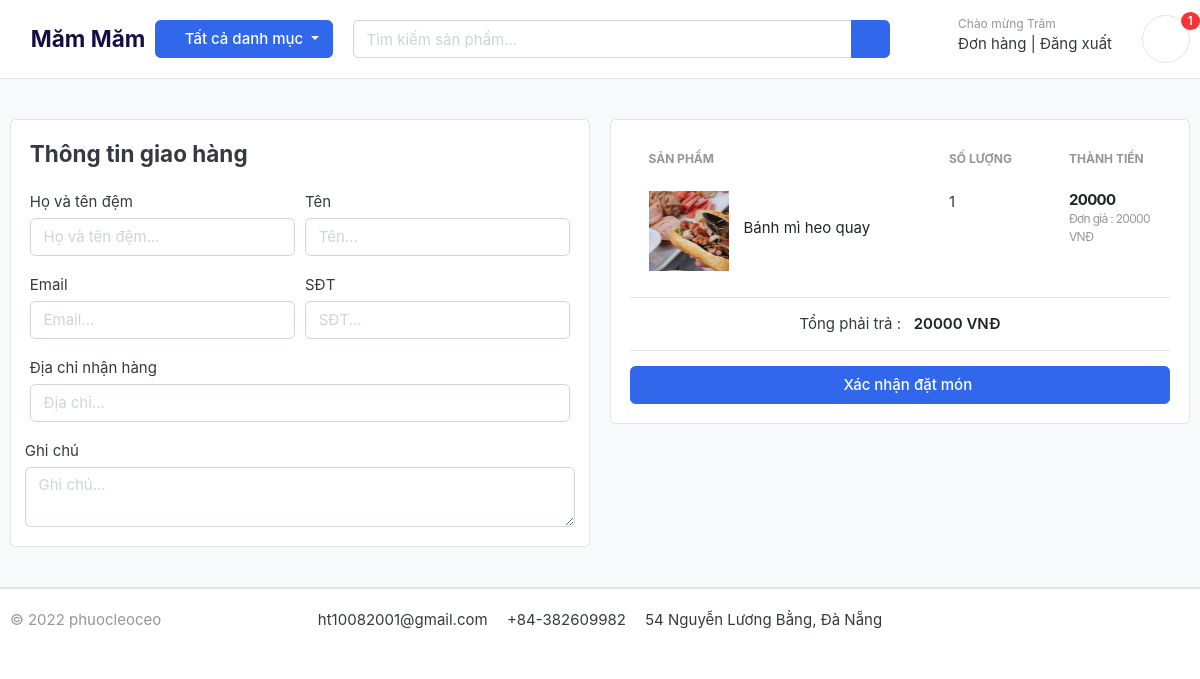
The page /cart/checkout (signed in) on the database its author committed.
### user/models.py (models this page shows, shortened)
class User(AbstractBaseUser):
    username = models.CharField(max_length=50, unique=True)
    email = models.EmailField(max_length=50, unique=True)
    first_name = models.CharField(max_length=50)
    last_name = models.CharField(max_length=50)
    phone_number = models.CharField(max_length=50)
    date_joined = models.DateTimeField(auto_now_add=True)
    last_login = models.DateTimeField(auto_now_add=True)
    is_admin = models.BooleanField(default=False)
    is_staff = models.BooleanField(default=False)
    is_active = models.BooleanField(default=False)
    is_superuser = models.BooleanField(default=False)
    USERNAME_FIELD = "email"
    REQUIRED_FIELDS = ["username", "first_name", "last_name"]
    objects = UserManager()

### cart/models.py (models this page shows, shortened)
class CartItem(models.Model):
    product = models.ForeignKey(Product, on_delete=models.CASCADE)
    cart = models.ForeignKey(Cart, on_delete=models.CASCADE)
    quantity = models.IntegerField()
    is_active = models.BooleanField(default=True)
    user = models.ForeignKey(User, on_delete=models.CASCADE, null=True)
    def cart_total(self):
        return self.product.price * self.quantity

### product/models.py (models this page shows, shortened)
class Product(models.Model):
    name = models.CharField(max_length=100, unique=True)
    slug = models.SlugField(max_length=50, unique=True, allow_unicode=True)
    price = models.IntegerField()
    description = models.TextField(max_length=500, blank=True)
    image = models.ImageField(upload_to='photos/products')
    is_available = models.BooleanField(default=True)
    created_date = models.DateTimeField(auto_now_add=True)
    modified_date = models.DateTimeField(auto_now=True)
    category = models.ForeignKey(Category, on_delete=models.CASCADE)
    class Meta:
        verbose_name = "product"
        verbose_name_plural = "products"
    def get_detail(self):
        return reverse("product_detail", args=[self.slug])

### cart/views.py (the view)
# urls.py: path("checkout", views.checkout, name="checkout")
@login_required(login_url="login")
def checkout(request):
    total = 0
    cart_items = None
    try:
        if request.user.is_authenticated:
            cart_items = CartItem.objects.filter(user=request.user, is_active=True)
        else:
            cart = Cart.objects.get(cart_id=cart_id_from_session(request))
            cart_items = CartItem.objects.filter(cart=cart, is_active=True)
        for ci in cart_items:
            total += ci.cart_total()
    except ObjectDoesNotExist:
        pass
    return render(request=request, template_name="cart/checkout.html",
                  context={"total": total, "cart_items": cart_items, "form": OrderForm()})

### cart/context_processors.py (called while the page is built)
def cart_count(request):
    cart_count_badge = 0
    if "admin" in request.path:
        return {}
    else:
        try:
            cart = Cart.objects.filter(cart_id=cart_id_from_session(request))
            if request.user.is_authenticated:
                cart_items = CartItem.objects.all().filter(user=request.user)
            else:
                cart_items = CartItem.objects.all().filter(cart=cart[:1])
            cart_count_badge = cart_items.count()
        except Cart.DoesNotExist:
            cart_count_badge = 0
    return dict(cart_count_badge=cart_count_badge)

### cart/views.py (called while the page is built)
def cart_id_from_session(request):
    cart_id = request.session.session_key
    if not cart_id:
        cart_id = request.session.create()
    return cart_id

### category/context_processors.py (called while the page is built)
def header_menu_links(request):
    links = Category.objects.all()
    return dict(links=links)

### category/models.py (called while the page is built)
    def get_product(self):
        return reverse("product_by_category", args=[self.slug])

### templates/cart/checkout.html (shortened to what this page needs)
{% extends 'base.html' %}
{% load static %}
{% block content %}
<section class="section-content padding-y bg">
    <div class="container">
        <div class="row">
            <aside class="col-lg-6">
                <div class="card">
                    <div class="card-body">
                        <h4 class="card-title mb-4">Thông tin giao hàng</h4>
                        <form action="{% url 'place_order' %}" method="POST">
                            <div class="form-row">
                                <div class="col form-group">
                                    <label for="">Họ và tên đệm</label>
                                    {{ form.first_name }}
                                </div>
                                <div class="col form-group">
                                    <label for="">Tên</label>
                                    {{ form.last_name }}
                                </div>
                            </div>
                            <div class="form-row">
                                <div class="col form-group">
                                    <label for="">Email</label>
                                    {{ form.email }}
                                </div>
                                <div class="col form-group">
                                    <label for="">SĐT</label>
                                    {{ form.phone_number }}
                                </div>
                            </div>
                            <div class="form-row">
                                <div class="col form-group">
                                    <label for="">Địa chỉ nhận hàng</label>
                                    {{ form.address }}
                                </div>
                            </div>
                            <div class="form-row">
                                <label for="">Ghi chú</label>
                                {{ form.order_note }}
                            </div>
                    </div>
                </div>
            </aside>
            <aside class="col-lg-6">
                <div class="card">
                    <div class="card-body">
                        <table class="table table-borderless table-shopping-cart">
                            <thead class="text-muted">
                                <tr class="small text-uppercase">
                                    <th scope="col">Sản phẩm</th>
                                    <th scope="col" width="120">Số lượng</th>
                                    <th scope="col" width="120">Thành tiền</th>
                                </tr>
                            </thead>
                            <tbody>
                                {% for ci in cart_items %}
                                <tr>
                                    <td>
                                        <figure class="itemside align-items-center">
                                            <div class="aside">
                                                <img src="{{ ci.product.image.url }}" class="img-sm">
                                            </div>
                                            <figcaption class="info">
                                                <a href="{{ ci.product.get_detail }}" class="title text-dark">
                                                    {{ ci.product.name }}
                                                </a>
                                            </figcaption>
                                        </figure>
                                    </td>
                                    <td>
                                        <label for="">{{ci.quantity}}</label>
                                    </td>
                                    <td>
                                        <div class="price-wrap">
                                            <var class="price">{{ ci.cart_total }}</var>
                                            <small class="text-muted">Đơn giả : {{ ci.product.price }} VNĐ</small>
                                        </div>
                                    </td>
                                </tr>
                                {% endfor %}
                            </tbody>
                        </table>
                        <hr>
                        <div style="text-align:center;">
                            <span>Tổng phải trả : </span>
                            <span class="text-right text-dark b">
                                {{ total }} VNĐ
                            </span>
                        </div>
                        <hr>
                        <button type="submit" name="submit" class="btn btn-primary btn-block">
                            <i class="far fa-credit-card"></i> Xác nhận đặt món
                        </button>
                    </div>
                </div>
            </aside>
        </div>
    </div>
</section>
{% endblock %}

### templates/partial/header.html (shortened to what this page needs)
{% load static %}
<header class="section-header">
    <section class="header-main border-bottom">
        <div class="container">
            <div class="row align-items-center">
                <a href="/" class="brand-wrap" style="font-size: 1.5rem; font-weight: bolder; color: #130f40;">
                    <i class="fas fa-utensils" style="padding-right: .5rem;color: #27ae60;font-size: 30px;"></i>Măm Măm
                </a>
                <div class="col-lg col-sm col-md col-6 flex-grow-0">
                    <div class="category-wrap dropdown d-inline-block float-right">
                        <button type="button" class="btn btn-primary dropdown-toggle" data-toggle="dropdown">
                            <i class="fa fa-bars"></i> Tất cả danh mục
                        </button>
                    </div>
                </div>
                <div class="col-lg  col-md-6 col-sm-12 col">
                    <form action="{% url 'product_search' %}" method="get" class="search">
                        <div class="input-group w-100">
                            <input type="text" class="form-control" style="width:60%;"
                                placeholder="Tìm kiếm sản phẩm..." name="product_search">
                            <div class="input-group-append">
                                <button class="btn btn-primary" type="submit">
                                    <i class="fa fa-search"></i>
                                </button>
                            </div>
                        </div>
                    </form>
                </div>
                <div class="col-lg-3 col-sm-6 col-8 order-2 order-lg-3">
                    <div class="d-flex justify-content-end mb-3 mb-lg-0">
                        {% if user.id is None %}
                        <div class="widget-header">
                            <small class="title text-muted">Chào mừng !</small>
                            <div>
                                <a href="/user/login">Đăng nhập</a> <span class="dark-transp"> | </span>
                                <a href="/user/register"> Đăng ký</a>
                            </div>
                        </div>
                        {% else %}
                        <div class="widget-header">
                            <small class="title text-muted">Chào mừng {{ user.last_name }}</small>
                            <div>
                                {% if user.is_superuser %}
                                <a href="/dashboard">Quản lý</a> <span class="dark-transp"> | </span>
                                {% else %}
                                <a href="/order/history">Đơn hàng</a> <span class="dark-transp"> | </span>
                                {% endif %}
                                <a href="/user/logout">Đăng xuất</span>
                            </div>
                        </div>
                        {% endif %}
                        <a href="/cart" class="widget-header pl-3 ml-3">
                            <div class="icon icon-sm rounded-circle border"><i class="fa fa-shopping-cart"></i>
                            </div>
                            <span class="badge badge-pill badge-danger notify">
                                {{ cart_count_badge }}
                            </span>
                        </a>
                    </div>
                </div>
            </div>
        </div>
    </section>
</header>

### foodapp/static/css/ui.css (style rules this page uses)
html { font-family: "Inter", sans-serif; font-size: 15px; }
.price-wrap { letter-spacing: -0.7px; }
.icon-xs, .icon-sm, .icon-md, .icon-lg { display: inline-block; text-align: center; flex-shrink: 0; flex-grow: 0; }
.icon-sm { width: 48px; height: 48px; line-height: 48px !important; font-size: 20px; }
.img-xs, .img-sm, .img-md, .img-lg { -o-object-fit: cover; object-fit: cover; flex-shrink: 0; flex-grow: 0; }
.img-sm { width: 80px; height: 80px; }
.padding-y { padding-top: 40px; padding-bottom: 40px; }
var { font-style: normal; }
figure { margin-bottom: 0; }
article:after, .form-group:after { display: block; clear: both; content: ""; }
.bg { background-color: #f8f9fa; }
.b { font-weight: 600; }
.header-main { position: relative; padding-top: 1rem; padding-bottom: 1rem; }
.widget-header { display: inline-block; vertical-align: middle; position: relative; }
.widget-header a { color: #343a40; }
.widget-header i { color: #969696; }
.widget-header .title { display: block; }
.widget-header .notify { position: absolute; top: -3px; right: -10px; }
.itemside { position: relative; display: flex; width: 100%; }
.itemside .aside { position: relative; flex-shrink: 0; }
.itemside .info { padding-left: 15px; padding-right: 7px; }
.itemside .title { display: block; margin-bottom: 5px; color: #212529; }
.notify { position: absolute; top: -4px; right: -10px; display: inline-block; padding: 0.25em 0.6em; font-size: 12px; line-height: 1; text-align: center; border-radius: 3rem; color: #fff; background-color: #fa3434; }
.price { font-weight: 600; color: #212529; }
.table-shopping-cart.table td, .table-shopping-cart.table th { padding-left: 1.25rem; padding-right: 1.25rem; }
.table-shopping-cart .price-wrap { line-height: 1.2; }
.table-shopping-cart .price { font-weight: bold; margin-right: 5px; display: block; }

### rows shown on the page
User: last_name "Trâm"
CartItem: product.image (picture), product.name "Bánh mì heo quay", quantity "1", cart_total "20000", product.price "20000"

### other values the page prints
{{ cart_count_badge }} "1"
{{ total }} "20000"
